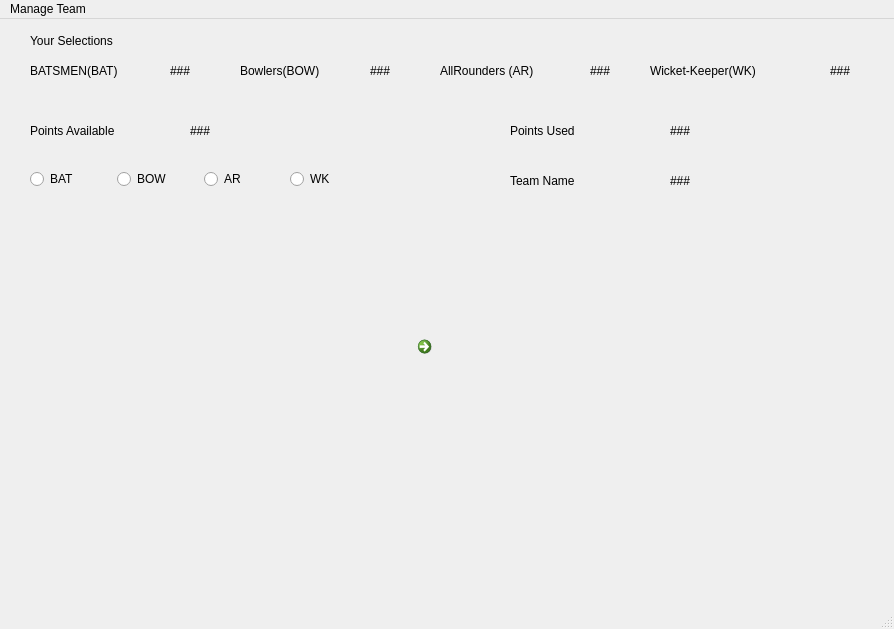
<?xml version="1.0" encoding="UTF-8"?>
<ui version="4.0">
 <class>MainWindow</class>
 <widget class="QMainWindow" name="MainWindow">
  <property name="geometry">
   <rect>
    <x>0</x>
    <y>0</y>
    <width>894</width>
    <height>629</height>
   </rect>
  </property>
  <property name="windowTitle">
   <string>MainWindow</string>
  </property>
  <widget class="QWidget" name="centralwidget">
   <widget class="QLabel" name="label">
    <property name="geometry">
     <rect>
      <x>30</x>
      <y>10</y>
      <width>201</width>
      <height>24</height>
     </rect>
    </property>
    <property name="text">
     <string>Your Selections</string>
    </property>
   </widget>
   <widget class="QLabel" name="label_2">
    <property name="geometry">
     <rect>
      <x>30</x>
      <y>40</y>
      <width>141</width>
      <height>24</height>
     </rect>
    </property>
    <property name="text">
     <string>BATSMEN(BAT)</string>
    </property>
   </widget>
   <widget class="QLabel" name="label_3">
    <property name="geometry">
     <rect>
      <x>170</x>
      <y>40</y>
      <width>79</width>
      <height>24</height>
     </rect>
    </property>
    <property name="text">
     <string>###</string>
    </property>
   </widget>
   <widget class="QLabel" name="label_4">
    <property name="geometry">
     <rect>
      <x>240</x>
      <y>40</y>
      <width>131</width>
      <height>24</height>
     </rect>
    </property>
    <property name="text">
     <string>Bowlers(BOW)</string>
    </property>
   </widget>
   <widget class="QLabel" name="label_5">
    <property name="geometry">
     <rect>
      <x>370</x>
      <y>40</y>
      <width>51</width>
      <height>24</height>
     </rect>
    </property>
    <property name="text">
     <string>###</string>
    </property>
   </widget>
   <widget class="QLabel" name="label_6">
    <property name="geometry">
     <rect>
      <x>440</x>
      <y>40</y>
      <width>141</width>
      <height>24</height>
     </rect>
    </property>
    <property name="text">
     <string>AllRounders (AR)</string>
    </property>
   </widget>
   <widget class="QLabel" name="label_7">
    <property name="geometry">
     <rect>
      <x>590</x>
      <y>40</y>
      <width>41</width>
      <height>24</height>
     </rect>
    </property>
    <property name="text">
     <string>###</string>
    </property>
   </widget>
   <widget class="QLabel" name="label_8">
    <property name="geometry">
     <rect>
      <x>650</x>
      <y>40</y>
      <width>161</width>
      <height>24</height>
     </rect>
    </property>
    <property name="text">
     <string>Wicket-Keeper(WK)</string>
    </property>
   </widget>
   <widget class="QLabel" name="label_9">
    <property name="geometry">
     <rect>
      <x>830</x>
      <y>40</y>
      <width>79</width>
      <height>24</height>
     </rect>
    </property>
    <property name="text">
     <string>###</string>
    </property>
   </widget>
   <widget class="QCommandLinkButton" name="commandLinkButton">
    <property name="geometry">
     <rect>
      <x>410</x>
      <y>310</y>
      <width>51</width>
      <height>41</height>
     </rect>
    </property>
    <property name="text">
     <string/>
    </property>
   </widget>
   <widget class="QWidget" name="horizontalLayoutWidget">
    <property name="geometry">
     <rect>
      <x>30</x>
      <y>140</y>
      <width>341</width>
      <height>41</height>
     </rect>
    </property>
    <layout class="QHBoxLayout" name="horizontalLayout_2">
     <item>
      <widget class="QRadioButton" name="radioButton">
       <property name="text">
        <string>BAT</string>
       </property>
      </widget>
     </item>
     <item>
      <widget class="QRadioButton" name="radioButton_2">
       <property name="text">
        <string>BOW</string>
       </property>
      </widget>
     </item>
     <item>
      <widget class="QRadioButton" name="radioButton_3">
       <property name="text">
        <string>AR</string>
       </property>
      </widget>
     </item>
     <item>
      <widget class="QRadioButton" name="radioButton_4">
       <property name="text">
        <string>WK</string>
       </property>
      </widget>
     </item>
    </layout>
   </widget>
   <widget class="QWidget" name="verticalLayoutWidget">
    <property name="geometry">
     <rect>
      <x>30</x>
      <y>200</y>
      <width>341</width>
      <height>311</height>
     </rect>
    </property>
    <layout class="QVBoxLayout" name="verticalLayout"/>
   </widget>
   <widget class="QLabel" name="label_10">
    <property name="geometry">
     <rect>
      <x>30</x>
      <y>100</y>
      <width>151</width>
      <height>24</height>
     </rect>
    </property>
    <property name="text">
     <string>Points Available </string>
    </property>
   </widget>
   <widget class="QLabel" name="label_11">
    <property name="geometry">
     <rect>
      <x>190</x>
      <y>100</y>
      <width>79</width>
      <height>24</height>
     </rect>
    </property>
    <property name="text">
     <string>###</string>
    </property>
   </widget>
   <widget class="QLabel" name="label_12">
    <property name="geometry">
     <rect>
      <x>670</x>
      <y>100</y>
      <width>79</width>
      <height>24</height>
     </rect>
    </property>
    <property name="text">
     <string>###</string>
    </property>
   </widget>
   <widget class="QLabel" name="label_13">
    <property name="geometry">
     <rect>
      <x>510</x>
      <y>100</y>
      <width>151</width>
      <height>24</height>
     </rect>
    </property>
    <property name="text">
     <string>Points Used</string>
    </property>
   </widget>
   <widget class="QWidget" name="verticalLayoutWidget_2">
    <property name="geometry">
     <rect>
      <x>500</x>
      <y>190</y>
      <width>341</width>
      <height>311</height>
     </rect>
    </property>
    <layout class="QVBoxLayout" name="verticalLayout_2"/>
   </widget>
   <widget class="QLabel" name="label_14">
    <property name="geometry">
     <rect>
      <x>510</x>
      <y>150</y>
      <width>151</width>
      <height>24</height>
     </rect>
    </property>
    <property name="text">
     <string>Team Name</string>
    </property>
   </widget>
   <widget class="QLabel" name="label_15">
    <property name="geometry">
     <rect>
      <x>670</x>
      <y>150</y>
      <width>79</width>
      <height>24</height>
     </rect>
    </property>
    <property name="text">
     <string>###</string>
    </property>
   </widget>
  </widget>
  <widget class="QMenuBar" name="menubar">
   <property name="geometry">
    <rect>
     <x>0</x>
     <y>0</y>
     <width>894</width>
     <height>32</height>
    </rect>
   </property>
   <widget class="QMenu" name="menuManage_TEam">
    <property name="title">
     <string>Manage Team</string>
    </property>
    <addaction name="separator"/>
    <addaction name="actionNEW_Team"/>
    <addaction name="actionOPEN_Team"/>
    <addaction name="actionSAVE_Team"/>
    <addaction name="actionEVALUATE_Team"/>
   </widget>
   <addaction name="menuManage_TEam"/>
  </widget>
  <widget class="QStatusBar" name="statusbar"/>
  <action name="actionNEW_Team">
   <property name="text">
    <string>NEW Team</string>
   </property>
  </action>
  <action name="actionOPEN_Team">
   <property name="text">
    <string>OPEN Team</string>
   </property>
  </action>
  <action name="actionSAVE_Team">
   <property name="text">
    <string>SAVE Team</string>
   </property>
  </action>
  <action name="actionEVALUATE_Team">
   <property name="text">
    <string>EVALUATE Team</string>
   </property>
  </action>
 </widget>
 <resources/>
 <connections/>
</ui>
